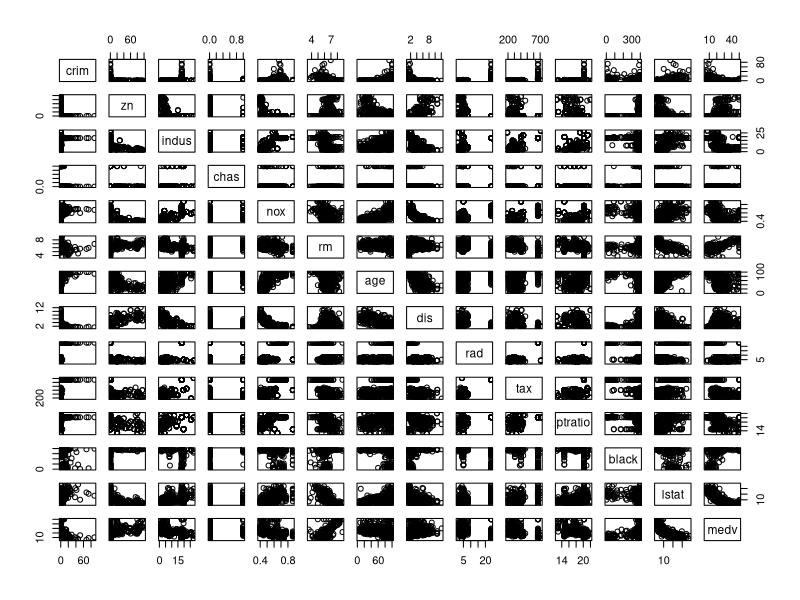
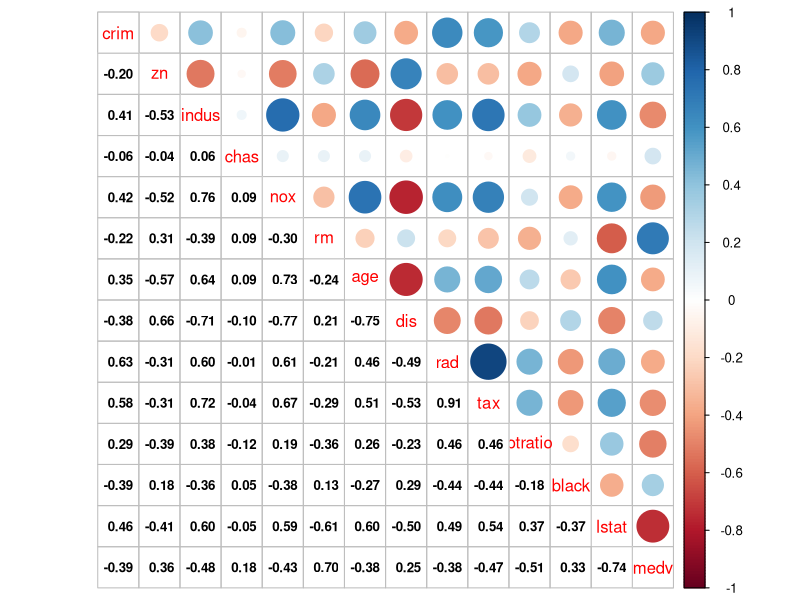
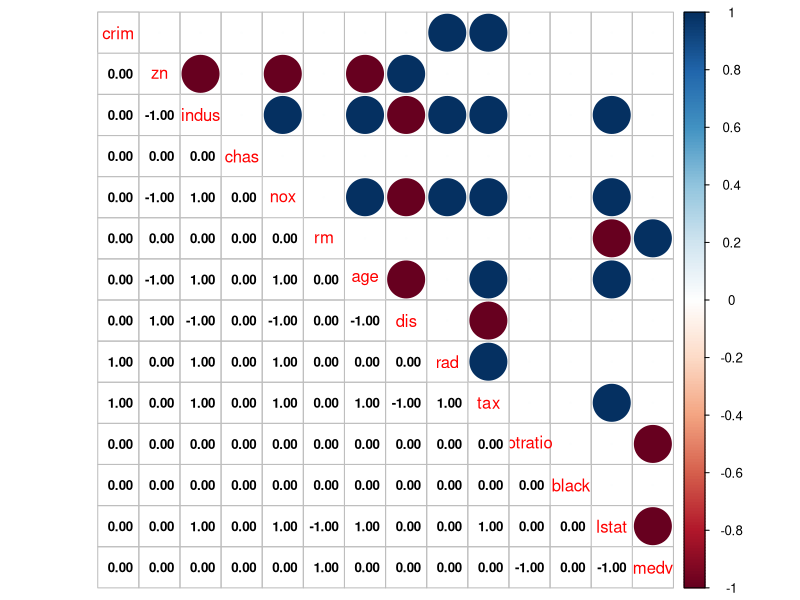
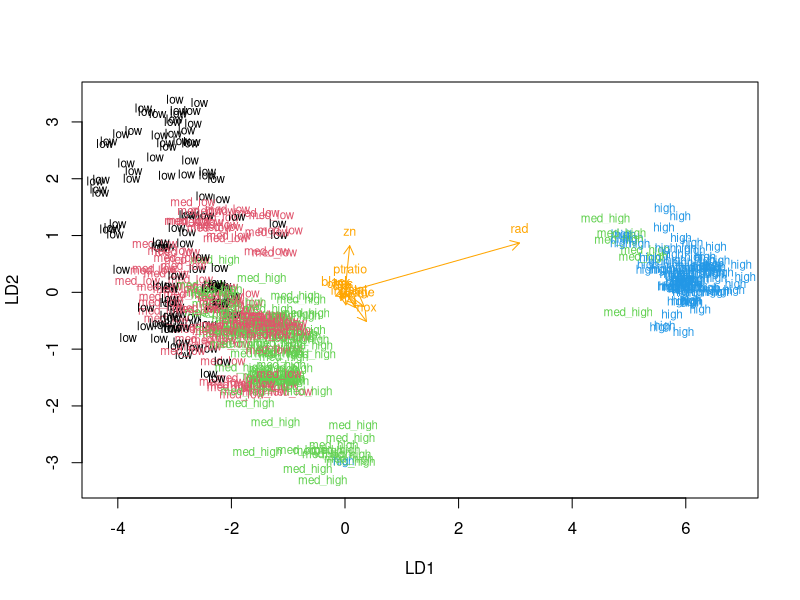
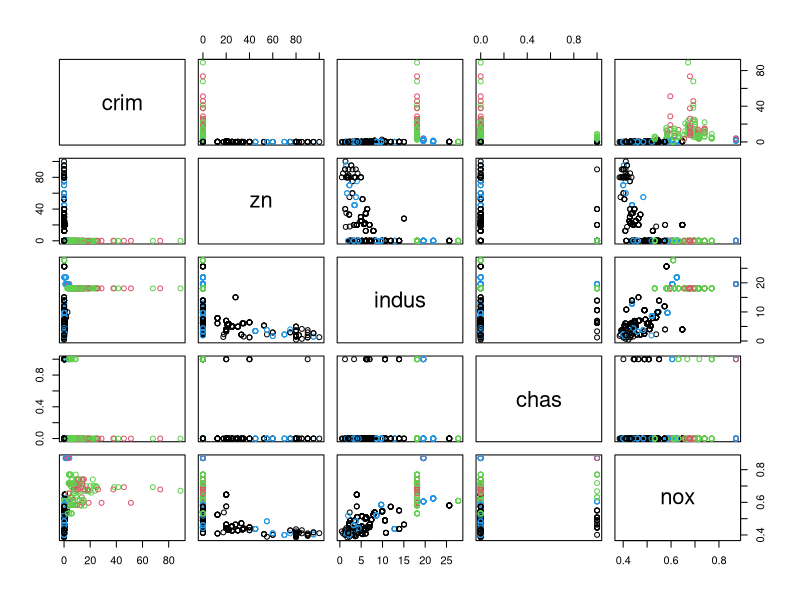
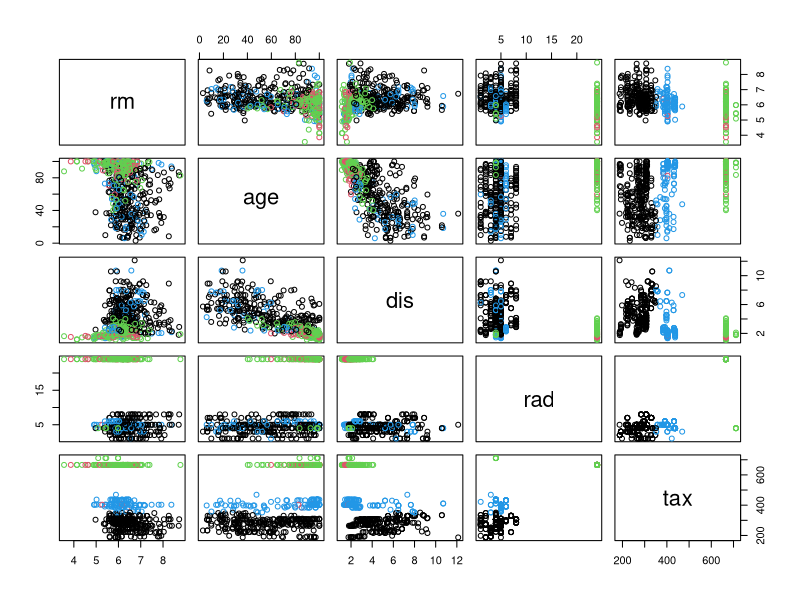
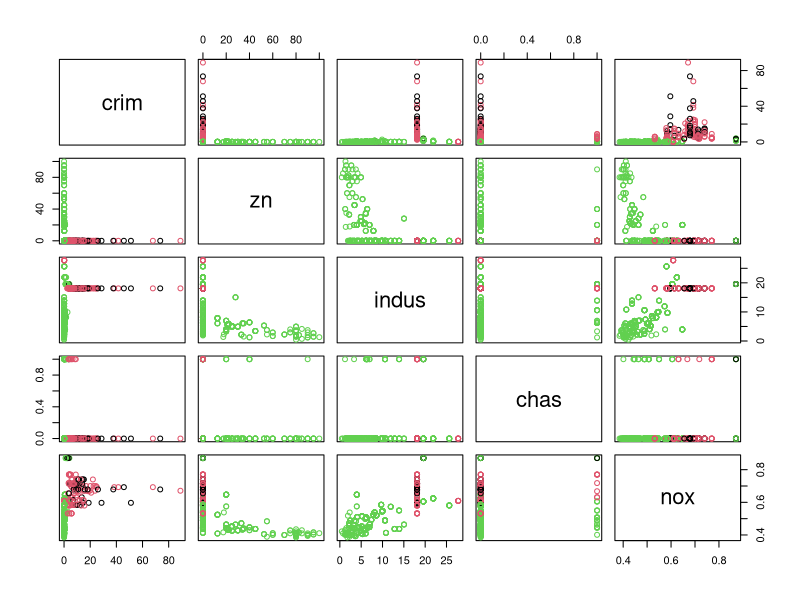
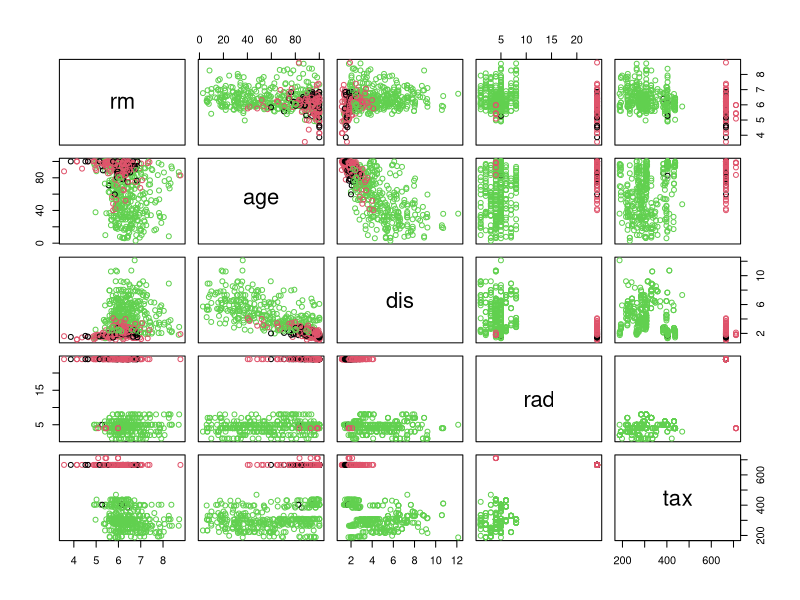

Recreate these plots in R, in order.
## ---- chunk 1
library(MASS)
data("Boston") #loading the data
str(Boston)
summary(Boston)
pairs(Boston)
## ---- chunk 2
library(tidyverse)
library(corrplot)# to draw all corplots
cor_matrix<-cor(Boston)%>% round(2)
cor_matrix
corrplot.mixed(cor_matrix, lower.col="black", number.cex = .8 )
cor_matrix1<-cor(Boston)%>% round()
cor_matrix1

corrplot.mixed(cor_matrix1, lower.col="black", number.cex = .8 )
## ---- chunk 3
boston_scaled <- scale(Boston)
summary(boston_scaled)
boston_scaled<-as.data.frame(boston_scaled)
## ---- chunk 4
summary(boston_scaled$crim) #summary of crim
bins<-quantile(boston_scaled$crim) #changing in quantiles
crime<-cut(boston_scaled$crim, breaks=bins, include.lowest = T, labels = c("low", "med_low", "med_high", "high")) #labeling
table(crime)
boston_scaled <- dplyr::select(boston_scaled, -crim) # droping crim rate
boston_scaled<-data.frame(boston_scaled, crime)

#splitting in train and test set
n<-nrow(boston_scaled)
ind<-sample(n, size = n*0.8)
train<-boston_scaled[ind,]
test<-boston_scaled[-ind,]
correct_class <- test$crime
test<- dplyr::select(test, -crime)
## ---- chunk 5
lda.fit <- lda(crime ~ ., data = train)
lda.fit
lda.arrows <- function(x, myscale = 1, arrow_heads = 0.1, color = "orange", tex = 0.75, choices = c(1,2)){
  heads <- coef(x)
  arrows(x0 = 0, y0 = 0, 
         x1 = myscale * heads[,choices[1]], 
         y1 = myscale * heads[,choices[2]], col=color, length = arrow_heads)
  text(myscale * heads[,choices], labels = row.names(heads), 
       cex = tex, col=color, pos=3)
}
classes <- as.numeric(train$crime)
plot(lda.fit, dimen = 2,col = classes, pch = classes)
lda.arrows(lda.fit, myscale = 1)
## ---- chunk 6
lda.pred <- predict(lda.fit, newdata = test)
table(correct = correct_class, predicted = lda.pred$class)
## ---- chunk 7
library(MASS)
data("Boston")
bos_scale<-scale(Boston)
summary(bos_scale)
dis_boston<-dist(bos_scale) #eucline distance
summary(dis_boston)

km <-kmeans(Boston, centers = 4)# k-means clustering
pairs(Boston[1:5], col = km$cluster)# plot the Boston dataset with clusters
pairs(Boston[6:10], col = km$cluster)

km <-kmeans(Boston, centers = 3)# less clusters
pairs(Boston[1:5], col = km$cluster)
pairs(Boston[6:10], col = km$cluster)

km <-kmeans(Boston, centers = 5)# more clusters
pairs(Boston[1:5], col = km$cluster)
pairs(Boston[6:10], col = km$cluster)
## ---- chunk 8
set.seed(123)
k_max <- 5# determine the number of clusters
twcss <- sapply(1:k_max, function(k){kmeans(Boston, k)$tot.withinss})# calculate the total within sum of squares
qplot(x = 1:k_max, y = twcss, geom = 'line')# visualize the results

km <-kmeans(Boston, centers = 2)# k-means clustering
pairs(Boston[1:5], col = km$cluster)# plot the Boston dataset with clusters
pairs(Boston[6:10], col = km$cluster)
